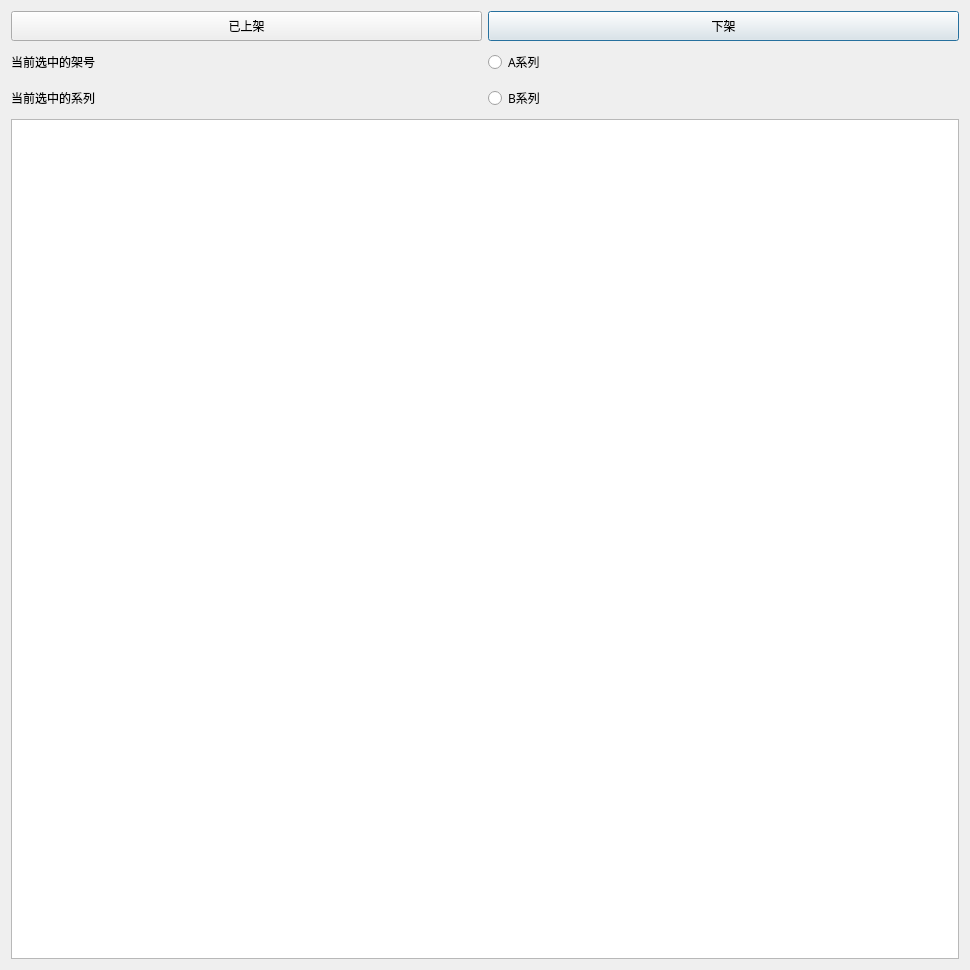
<?xml version="1.0" encoding="UTF-8"?>
<ui version="4.0">
 <class>dlgShelfSearch</class>
 <widget class="QDialog" name="dlgShelfSearch">
  <property name="geometry">
   <rect>
    <x>0</x>
    <y>0</y>
    <width>970</width>
    <height>970</height>
   </rect>
  </property>
  <property name="minimumSize">
   <size>
    <width>970</width>
    <height>970</height>
   </size>
  </property>
  <property name="maximumSize">
   <size>
    <width>970</width>
    <height>970</height>
   </size>
  </property>
  <property name="font">
   <font>
    <family>微软雅黑</family>
   </font>
  </property>
  <property name="windowTitle">
   <string>Dialog</string>
  </property>
  <layout class="QGridLayout" name="gridLayout">
   <item row="0" column="1">
    <widget class="QPushButton" name="BtnDown">
     <property name="minimumSize">
      <size>
       <width>0</width>
       <height>30</height>
      </size>
     </property>
     <property name="text">
      <string>下架</string>
     </property>
    </widget>
   </item>
   <item row="3" column="0" colspan="2">
    <widget class="QTableWidget" name="tableWidget">
     <attribute name="horizontalHeaderVisible">
      <bool>false</bool>
     </attribute>
     <attribute name="verticalHeaderVisible">
      <bool>false</bool>
     </attribute>
    </widget>
   </item>
   <item row="0" column="0">
    <widget class="QPushButton" name="BtnUp">
     <property name="minimumSize">
      <size>
       <width>0</width>
       <height>30</height>
      </size>
     </property>
     <property name="text">
      <string>已上架</string>
     </property>
    </widget>
   </item>
   <item row="1" column="0">
    <widget class="QLabel" name="LBShelfNumber">
     <property name="minimumSize">
      <size>
       <width>0</width>
       <height>30</height>
      </size>
     </property>
     <property name="text">
      <string>当前选中的架号</string>
     </property>
    </widget>
   </item>
   <item row="2" column="0">
    <widget class="QLabel" name="LBShelfSet">
     <property name="minimumSize">
      <size>
       <width>0</width>
       <height>30</height>
      </size>
     </property>
     <property name="text">
      <string>当前选中的系列</string>
     </property>
    </widget>
   </item>
   <item row="1" column="1">
    <widget class="QRadioButton" name="RAASet">
     <property name="text">
      <string>A系列</string>
     </property>
    </widget>
   </item>
   <item row="2" column="1">
    <widget class="QRadioButton" name="RABSet">
     <property name="text">
      <string>B系列</string>
     </property>
    </widget>
   </item>
  </layout>
 </widget>
 <resources/>
 <connections/>
</ui>
